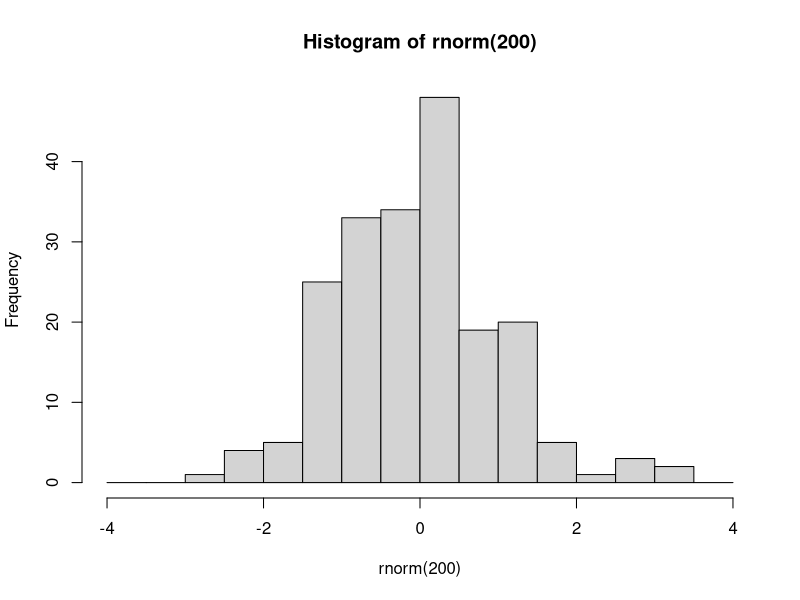
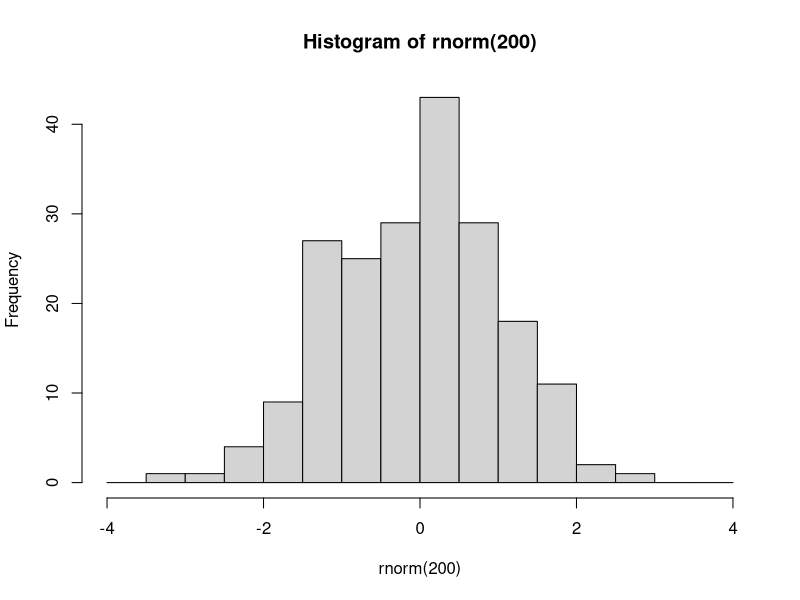
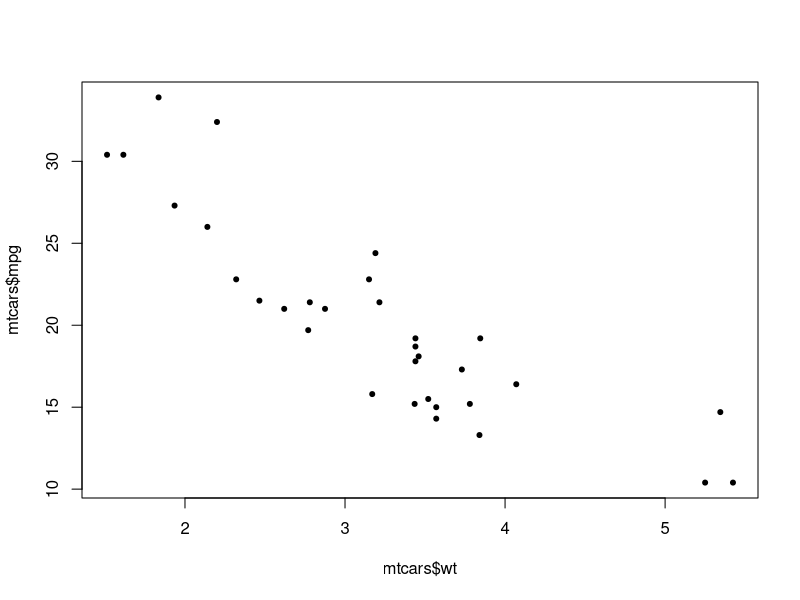

R code for these plots, in order: (Note: this script raises an error after producing the figures.)
###################################
###################################
########                   ########
########   Data Science 1  ########
########       Lab 7       ######## 
########  10th Dec. 2024   ########
########                   ########
###################################
###################################

## Welcome to lab #4. Today we will start with an introduction to the tidyverse,
# Then you will write your own lm() function, and finally a couple of exercises



#####################
####    Pipes    ####
#####################

# The pipe operator looks like this: |>
# It signifies: take the element on the left and use it as the first argument in the function on the right

# Example
hist(rnorm(200), breaks=seq(-4,4,0.5))
# is equivalent to

rnorm(200) |> hist(breaks=seq(-4,4,0.5))

# The purpose of the pipe is mostly aesthetic, in particular to avoid large numbers of parentheses when something needs to be transformed using multiple functions:



### 1.1 Rewrite the following expression using pipes:
set.seed(123)
round(sqrt(log(runif(10,1,10))),2)
runif(10,1,10) |> log() |>sqrt() |>round(2)

# Pipes were initially created in a package called magrittr, part of the 'tidyverse' group of packages


########################
####    Packages    ####
########################

# Packages are essentially environments full of functions and/or objects which aren't loaded into R by default, but must be first installed (generally from a repository called CRAN), and then loaded

# Here we will install tidyverse, which is not one but a series of packages written by the same group of people, which share a number of syntactical features

install.packages('tidyverse')

# After you have installed tidyverse into your packages, you must also load it into your environment

library(tidyverse)

# You will only have to install a package once. However, every time you start fresh in a new R environment, you will have to load the packages you need again.

#########################
####    TIDYVERSE    ####
#########################

# The tidyverse encompasses a very large number of packages, and is fairly powerful (in that you can do a lot using tidyverse packages)
# However, you DO NOT need to use tidyverse exclusively! I mostly don't use it, for example, preferring to stick to base R except for a few functionalities.

# Downsides of tidyverse include: unique syntax which is very different from other programming languages such as python
# 'Black box' functions that have specific purposes that must be remembered, as opposed to more general-purpose functions in base R
# Often actually more verbose than base R (ie. requires more lines of code to do the same thing)
# Using tidyverse is a matter of preference!

# The pipe operator was originally introduced in the tidyverse package magrittr. 
# The tidyverse pipe operator looks like this: %>%

set.seed(123)
runif(10,1,10) %>% 
  log() %>%
  sqrt() %>%
  round(2)

# In this class we will look at 2 important tidyverse packages.
# Today we will look at dplyr, which is used to manipulate and transform data.
# Next week we will learn ggplot2, which is used for plotting and data visualisation

#####################
####    dplyr    ####
#####################

# The philosophy behind dplyr is that every data transformation can be done using a function, and multiple transformations can be done by piping an object through multiple functions
# For example, in dplyr we no longer use indexing.
# Instead we use the functions 'select', to choose specific columns in a data frame, and 'filter', to choose specific rows.

data(mtcars)

# so instead of:
mtcars[mtcars$cyl == 6, 1:5]
# we would write:
mtcars %>%
  filter(cyl==6) %>%
  select(1:5)
mtcars
### 2.1
# using select() and filter(), create a new database of cars that are over 4000 lbs in weight, retaining only the wt and mpg columns. Save this database to an object called 'df'.
df <- mtcars %>% filter( wt > 4) %>% select(1,6)
df
# After you have selected the rows and columns you are interested in, you can 
# change the order of the rows using arrange

df %>% arrange(wt)

df %>% arrange(desc(wt))


# To change variables, we can use mutate()
df <- df %>% mutate(wt_kg=wt*453.592,
                    km_per_l = mpg*1.60934/3.78541)
df
# And we can use ifelse() within mutate()
mtcars <- mtcars %>%
            mutate(wt_class = ifelse(wt>=4, 'Oversized','Standard'))
mtcars
# We can even do a sultiple ifelse statment using case_when()
mtcars <- mtcars %>%
            mutate(
              efficiency = case_when(
                mpg<=15 ~ 'low',
                mpg>15 & mpg<=20 ~ 'medium',
                mpg>20 ~ 'high'
                ))

# Next, summarise (or summarize) is a useful function which collapses a dataframe into a single row and can calculate summary statistics, eg:

mtcars %>% 
  summarise(
    mean_wt = mean(wt),
    sd_wt = sd(wt),
    n = length(mpg)
  )

# We can also use summarise to collapse a data frame not into one single row, but into as many rows as we have groups of interest. 
# To do this, first we need to use group_by()

mtcars %>% group_by(efficiency)
mtcars
# You'll notice that this automatically changes the data frame into a new kind of object, called a tibble.
# Tibbles are basically tidyverse dataframes, that display information slightly differently, and are a bit more particular about certain things like not wanting empty cells.
# Tibbles can also be grouped, which allows for further operations down the line
# For example:

mtcars %>% 
  group_by(efficiency) %>%
  summarise(
    wt_kg=mean(wt),
    n=length(hp)
  ) %>%
  arrange(
    c('high','medium','low')
  )

# You can group by multiple variables

mtcars %>% 
  group_by(efficiency,cyl) %>%
  summarise(
    wt_kg=mean(wt),
    n=length(hp)
  )

# After grouping a tibble, remember to ungroup it later using ungroup(), or you may have issues down the line.
?ungroup()
# 3.1
data(iris)
# using the dplyr functions do the following:
# create a new column called Petal.Area which is the product of the petal width and petal length columns.
# For each of the different species of iris, present the mean and standard deviation for the sepal length, sepal width, and petal area, as well as the number of samples (n)
# Order this database in decreasing order of average petal length.
iris <- iris %>% mutate(Petal.Area= Petal.Width * Petal.Length)
iris %>% group_by(Species) %>% summarise(mean_sep_leg = mean(Sepal.Length),sd_sep_leg=sd(Sepal.Length),mean_sep_wit = mean(Sepal.Width),sd_sep_wit = sd(Sepal.Width),mean_pet_ar = mean(Petal.Area),sd_petal_area = sd(Petal.Area), n = n() )
iris %>% arrange(desc(Petal.Length))
#######################################################
####    Code your own lm and predict functions!    ####
#######################################################

### 4.1 lm()

# Here I will walk you through the steps needed to write these functions. Follow along with the slides from this week's and last week's lectures - they contain all of the maths and some of the code that you need!

# At each step of the way, you should save each new element you calculate into a new object.

# Your lm function should take as input a y variable, and one or more x variables which should be inputted as a matrix or dataframe with one variable per column. 
my.lm <- function(y,x){

# Start by saving the sample size (n). You will need it later for calculating degrees of freedom for the test statistics and sampling distributions.
  n <- length(y)
# Next create the X matrix using as.matrix. Don't forget to add the column of 1s!
  x <- cbind(1,as.matrix(x))
# use the y input and your newly constructed x matrix to calculate the parameter estimates (or coefficients). 
# Hint: see lab 6, and remember that t() gives the transpose of a matrix and solve() gives its inverse
  b <- solve((t(x)%*%x)) %*% t(x)%*%y
# Next, using these calculated coefficients, calculate all of the predicted values, y_hat, for each of the values of x (each of the rows of the X matrix). 
# Hint: look at the formula for the linear model - and remember we are multiplying matrices!
  y_hat <- x %*% b
# Next, calculate the residuals (actual values of y minus the predicted values y_hat)
  e <- y - y_hat
# Next calculate the estimate of the residual standard error, s. Careful about the denominator here: check how many degrees of freedom you have!
  s <- sqrt(sum(e^2)/(n-ncol(x)))
# Using s, calculate the variance covariance matrix of the coefficients.
  vcov_coef <- s^2 * (solve(t(x)%*%x))
# from this covariance matrix, extract the standard errors of the coefficients
  se_coef <- sqrt(diag(vcov_coef))
# use these standard errors to calculate the t-values for each of the coefficients
  t_vals <- b / se_coef
# And use these t-values to calculate p-values.
  p <- pt(-abs(t_vals),df=n-ncol(x))*2
# Next, calculate the R2 value
  RSS <- sum(e^2)
  TSS <- sum((y-mean(y))^2)
  r2 <- 1-(RSS/TSS)
# Bonus points if you want to look up how to calculate adjusted R2
  adj_r2 <- 1-((1-r2)*(n-1)/(n-ncol(x)-1))
# Next, calculate the F-statistic and the p-value for the model.
  f_stat <- ((TSS - RSS) / (ncol(x) - 1)) / (RSS / (n - ncol(x)))
  model_p <- 1-pf(f_stat, df1 = ncol(x) - 1, df2 = n - ncol(x))
  
# Finally, put all of these elements into a list, and have your function return that list. 
  return(list(n=n,
              coefficients = b,
              residuals = e,
              s = s,
              vcov = vcov_coef,
              se = se_coef,
              t_values = t_vals,
              p_values = p,
              r2 = r2,
              adj_r2 = adj_r2,
              F_statistic = f_stat,
              model_p_value = model_p))
}

# compare your function against the built-in R function in R.

my.lm(y=mtcars$mpg,x=mtcars[,c('wt','cyl')])
model <- lm(mpg ~ wt + cyl, data = mtcars)
summary(model)
### 4.2 predict()
# This will be much shorter. Create a new function that takes as input the output from your first function, along with a new_data object that has as many columns as there are predictor variables in the model output, and a confidence interval size

my.predict <- function(model_output, new_data, ci_level = 0.97) {
  
  # Extract coefficients from your my.lm output
  coef = model_output$coefficients

  # Add a column of 1s to the new_data
  new_data = cbind(1,as.matrix(new_data))

  # generate the predicted values of y from the new_data object based on the coefficients from the model
  # Again, remember the formula for the linear model!
  y_hat = new_data %*% coef

#for each of these predicted values, calculate a confidence interval
  # first calculate the critical levels of the t-distribution using the ci_level and the degrees of freedom
  area_in_tails=(1-ci_level)/2
  t_lower = qt(area_in_tails,df=model_output$n-ncol(new_data))
  t_upper = -t_lower

  # next, for each row of the new_data object, calculate the standard error of the predicted value
  # Check the slides, and remember that 𝒗𝒄𝒐𝒗(𝒃) was saved as "vcov" in the model output
 sy = sqrt(apply(new_data,1,function(.)t(.)%*%model_output$vcov%*%.))
  
  # next, calculate the upper and lower confidence boundaries for each prediction using the critical t-levels and the previously calculated standard error
 ci_lower = sy*t_lower
 ci_upper = sy * t_upper

  # finally, put these confidence intervals into a dataframe
 ci = data.frame(ci_lower,ci_upper)
 colnames(ci) = paste0(ci_level,'%_',c('lower','upper'))
 df = cbind(y_hat = y_hat,ci)
 return(df)
}


### 4.3
# Use your functions to run the following model
model <- my.lm(y=mtcars$mpg,x=mtcars[,c("wt","cyl")])
my.predict(model,new_data = data.frame(wt=3.5,cyl=4),ci_level =0.99)
# mtcars$mpg ~ mtcars$wt + mtcars$cyl


# Then plot predicted marginal effect of weight for a car with 4 cylynders. Add 96% confidence intervals to the graph.
# Hint: For this, in your "newdata" object, add a column of 4s for the number of cylinders
x <- seq(0,6,0.1)
ci <- my.predict(model,new_data = cbind(wt=x,cyl=4),ci_level = 0.96)
plot(mtcars$wt,mtcars$mpg,pch=20)
lines(x,model$coefficients['1',]+x*model$coefficients['wt',]+4*model$coefficients['cyl',])
# Compare this graph to the graph from the lecture.


# What do you conclude?

